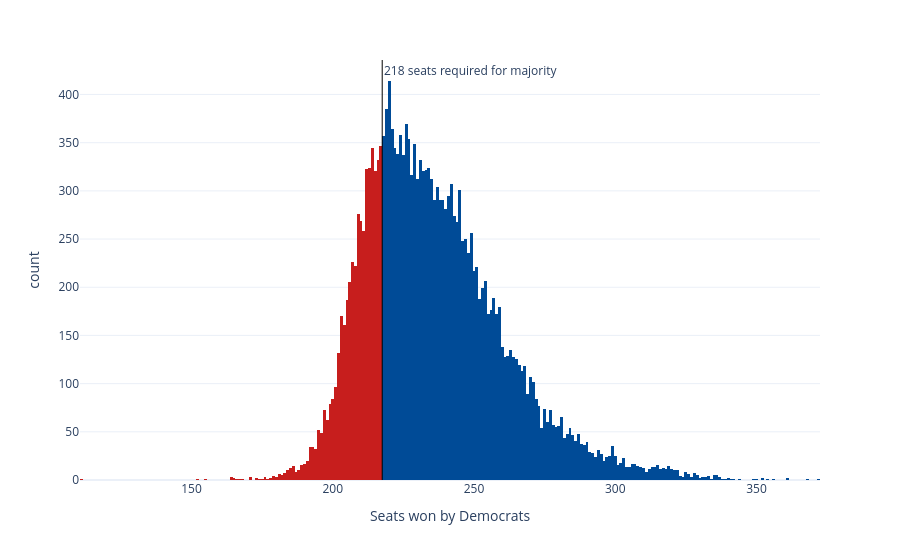

The notebook cell saved with this chart:
### Code cell
sims_hist = px.histogram(seat_sims, x='seats', nbins=np.unique(seat_sims['seats']).shape[0]*2, color='winner',
                         color_discrete_map={'Democrats': '#004b97', 'Republicans': '#c71e1d'},
                         labels={'seats':'Seats won by Democrats', 'winner': 'Winner'}, template='plotly_white')
sims_hist.update_traces(showlegend=False)
sims_hist.add_vline(x=217.5, line_width=1, line_color='black', annotation_text='218 seats required for majority', 
                    annotation_position='top right')
sims_hist

### Figure 1 — Plotly figure (JSON) as saved in the notebook; plotly's stock layout.template omitted (floating-point values rounded to 4 significant figures; data arrays with more than 128 entries replaced by an {"elided": "..."} marker saying what was removed)
{"data": [{"bingroup": "x", "hovertemplate": "Winner=Democrats<br>Seats won by Democrats=%{x}<br>count=%{y}<extra></extra>", "legendgroup": "Democrats", "marker": {"color": "#004b97", "pattern": {"shape": ""}}, "name": "Democrats", "nbinsx": 376, "orientation": "v", "showlegend": false, "type": "histogram", "x": {"elided": "15151 int values"}, "xaxis": "x", "yaxis": "y"}, {"bingroup": "x", "hovertemplate": "Winner=Republicans<br>Seats won by Democrats=%{x}<br>count=%{y}<extra></extra>", "legendgroup": "Republicans", "marker": {"color": "#c71e1d", "pattern": {"shape": ""}}, "name": "Republicans", "nbinsx": 376, "orientation": "v", "showlegend": false, "type": "histogram", "x": {"elided": "4849 int values"}, "xaxis": "x", "yaxis": "y"}], "layout": {"annotations": [{"showarrow": false, "text": "218 seats required for majority", "x": 217.5, "xanchor": "left", "xref": "x", "y": 1, "yanchor": "top", "yref": "y domain"}], "barmode": "relative", "legend": {"title": {"text": "Winner"}, "tracegroupgap": 0}, "margin": {"t": 60}, "shapes": [{"line": {"color": "black", "width": 1}, "type": "line", "x0": 217.5, "x1": 217.5, "xref": "x", "y0": 0, "y1": 1, "yref": "y domain"}], "xaxis": {"anchor": "y", "domain": [0, 1], "title": {"text": "Seats won by Democrats"}}, "yaxis": {"anchor": "x", "domain": [0, 1], "title": {"text": "count"}}}}
